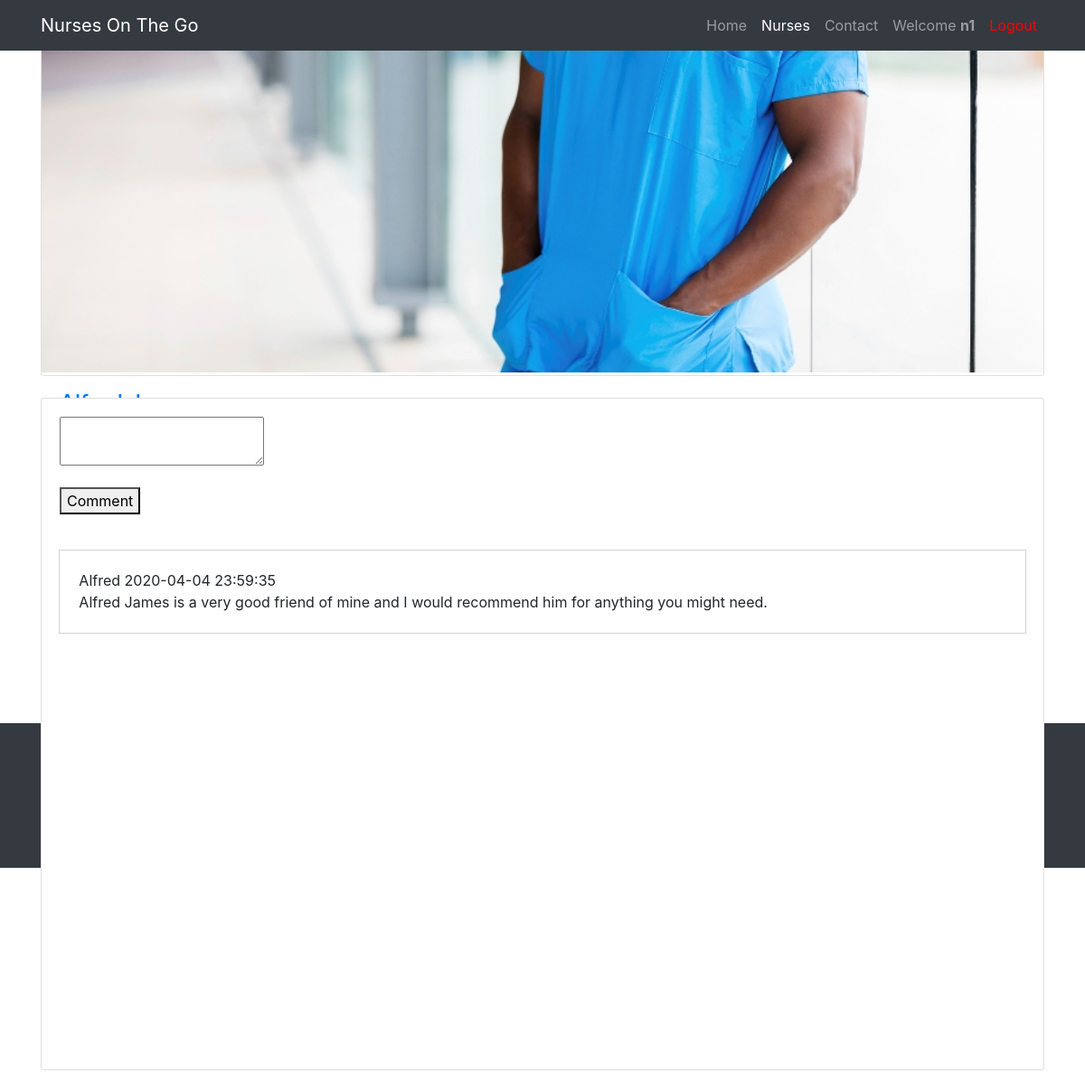
/Nurse3.php (signed in), run on the app's committed database.
### tables this page shows
CREATE TABLE IF NOT EXISTS `comments` (
  `cid` int(11) NOT NULL AUTO_INCREMENT,
  `uid` varchar(128) NOT NULL,
  `DATE` datetime NOT NULL,
  `message` text NOT NULL,
  `pageID` varchar(100) NOT NULL,
  PRIMARY KEY (`cid`)
);

### server.php (the view, shortened to what this page needs)
<?php
$db = mysqli_connect('localhost', 'username', 'password', 'dbname');
function listComments($postID) {
    global $db;
    $sql = "SELECT * FROM comments WHERE pageID = '$postID'";
    $results = mysqli_query($db, $sql);
    while ($row = mysqli_fetch_array($results)){
        echo "<div style='outline: 1px solid lightgray;'><p style='padding: 2%;'>";
        echo $row['uid'];
        echo $row['DATE'];
        echo " <br>";
        echo $row['message'];
        echo "</p></div>";
    }
}
?>

### css/shop-homepage.css (style rules this page uses)
body { padding-top: 56px; }

### data on the page
comments: uid "Alfred", DATE "2020-04-04 23:59:35", message "Alfred James is a very good friend of mine and I would recommend him for anything you might need."

### other printed values
$_SESSION['username'] "n1"
